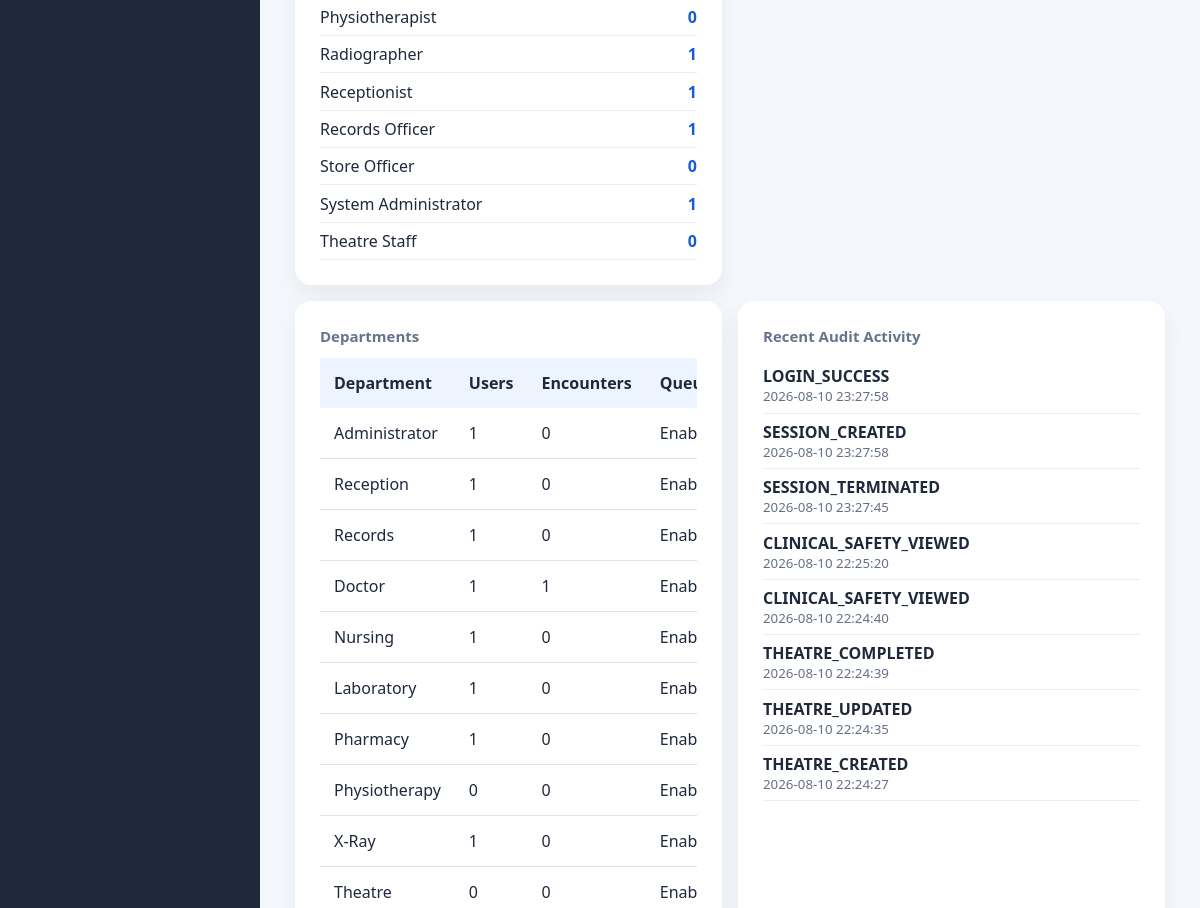
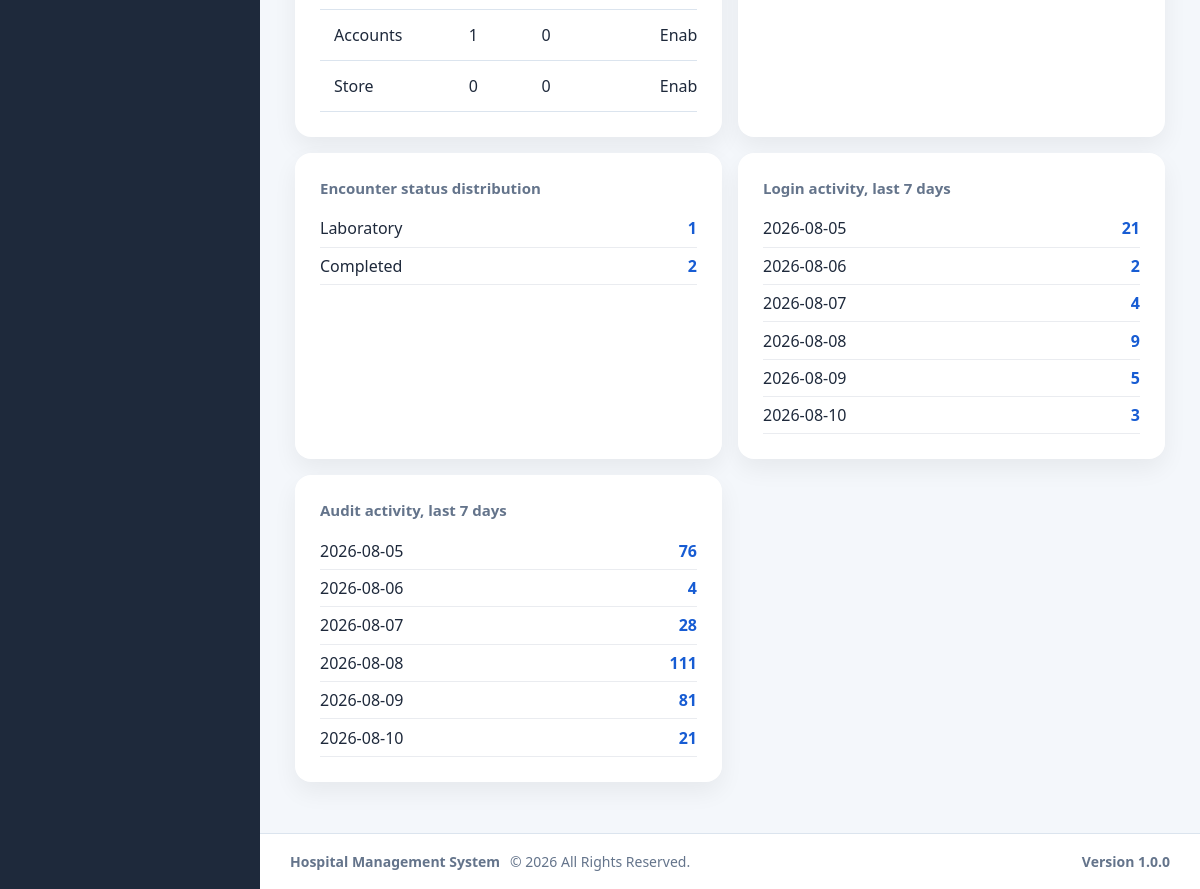
/dashboard/admin.php (signed in, lower part), run on an earlier commit of the app's database (2 pictures, top to bottom).
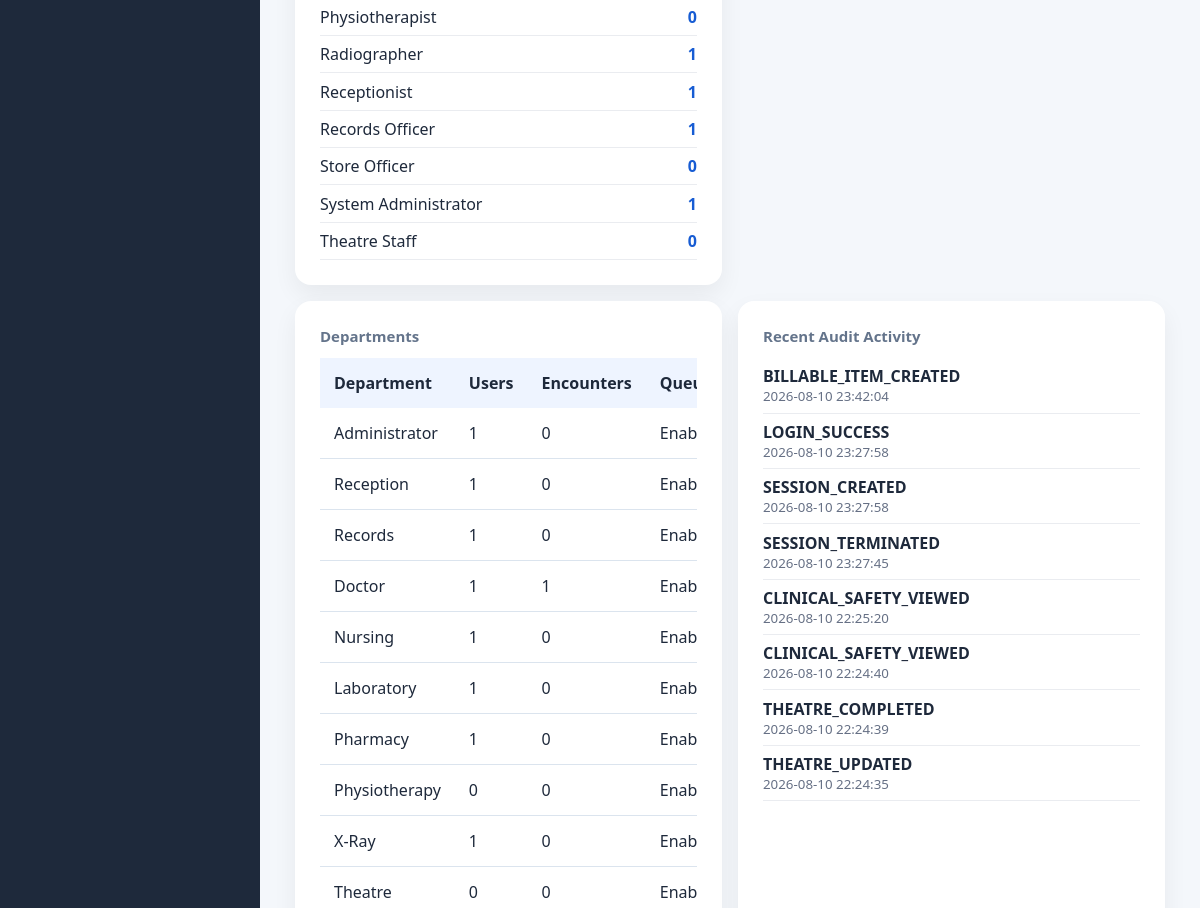
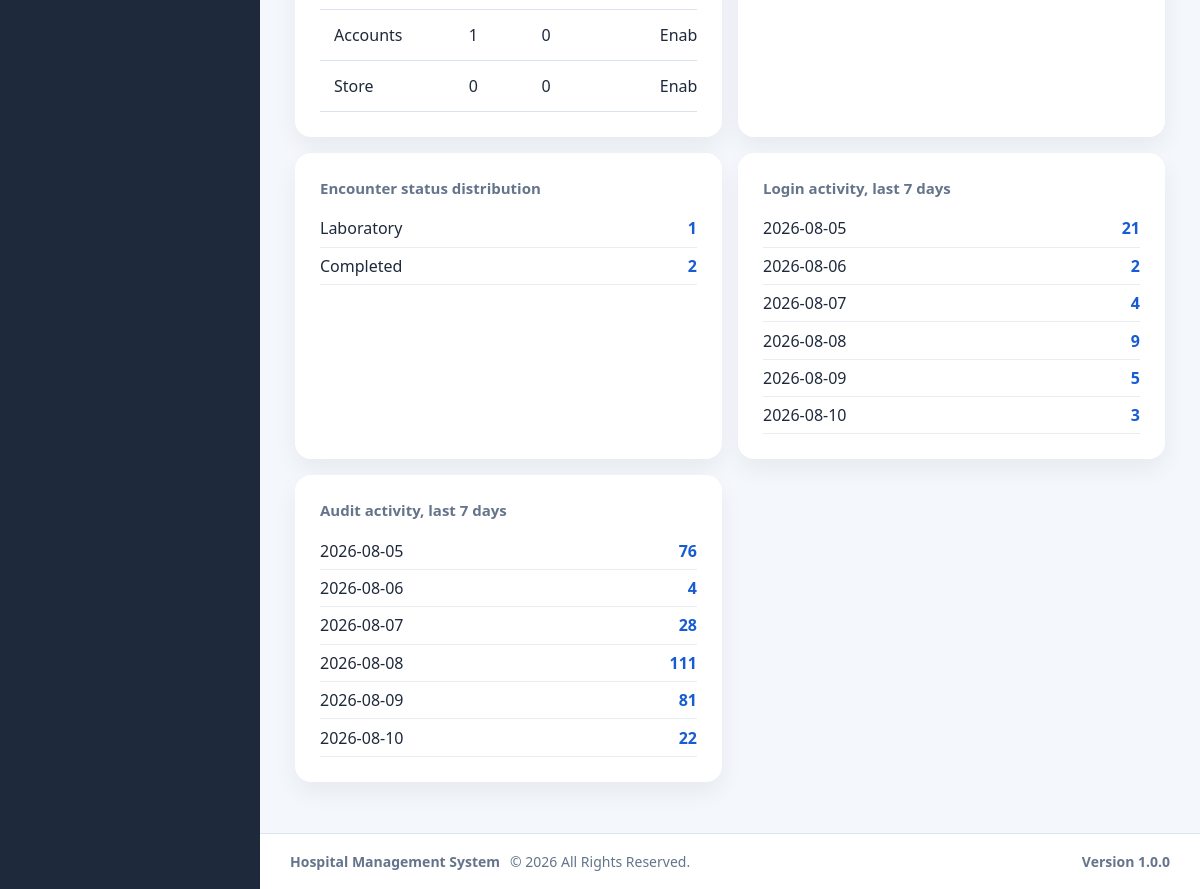
And on a later commit of the database (2 pictures, top to bottom).
### tables this page shows
CREATE TABLE `departments` (
  `id` int(11) NOT NULL AUTO_INCREMENT,
  `department_name` varchar(100) NOT NULL,
  `department_code` varchar(30) NOT NULL,
  `description` text DEFAULT NULL,
  `location` varchar(150) DEFAULT NULL,
  `contact_extension` varchar(30) DEFAULT NULL,
  `department_type` enum('Clinical','Administrative','Diagnostic','Support') NOT NULL DEFAULT 'Support',
  `queue_enabled` tinyint(1) NOT NULL DEFAULT 1,
  `is_active` tinyint(1) NOT NULL DEFAULT 1,
  `display_order` int(11) NOT NULL DEFAULT 0,
  `created_at` timestamp NOT NULL DEFAULT current_timestamp(),
  `updated_at` timestamp NULL DEFAULT NULL ON UPDATE current_timestamp(),
  PRIMARY KEY (`id`),
  UNIQUE KEY `uq_departments_name` (`department_name`),
  UNIQUE KEY `uq_departments_code` (`department_code`),
  KEY `idx_departments_active` (`is_active`),
  KEY `idx_departments_type` (`department_type`),
  KEY `idx_departments_queue` (`queue_enabled`)
);

CREATE TABLE `audit_logs` (
  `id` int(11) NOT NULL AUTO_INCREMENT,
  `user_id` int(11) DEFAULT NULL,
  `visit_id` int(11) DEFAULT NULL,
  `patient_id` int(11) DEFAULT NULL,
  `module` varchar(100) NOT NULL,
  `action` varchar(100) NOT NULL,
  `description` text DEFAULT NULL,
  `ip_address` varchar(50) DEFAULT NULL,
  `user_agent` varchar(255) DEFAULT NULL,
  `department_id` int(11) DEFAULT NULL,
  `severity` varchar(20) NOT NULL DEFAULT 'INFO',
  `event_type` varchar(100) NOT NULL DEFAULT 'GENERAL',
  `created_at` timestamp NOT NULL DEFAULT current_timestamp(),
  PRIMARY KEY (`id`),
  KEY `idx_audit_user` (`user_id`),
  KEY `idx_audit_visit` (`visit_id`),
  KEY `idx_audit_patient_created` (`patient_id`,`created_at`),
  KEY `idx_audit_module` (`module`),
  KEY `idx_audit_created` (`created_at`),
  KEY `idx_audit_action_created` (`action`,`created_at`),
  KEY `idx_audit_user_created` (`user_id`,`created_at`),
  KEY `idx_audit_ip_created` (`ip_address`,`created_at`),
  KEY `idx_audit_department_created` (`department_id`,`created_at`),
  KEY `idx_audit_module_created` (`module`,`created_at`),
  KEY `idx_audit_event_created` (`event_type`,`created_at`),
  KEY `idx_audit_severity_created` (`severity`,`created_at`),
  KEY `idx_audit_visit_created` (`visit_id`,`created_at`),
  CONSTRAINT `fk_audit_department` FOREIGN KEY (`department_id`) REFERENCES `departments` (`id`) ON DELETE SET NULL ON UPDATE CASCADE,
  CONSTRAINT `fk_audit_patient` FOREIGN KEY (`patient_id`) REFERENCES `patients` (`id`) ON DELETE SET NULL ON UPDATE CASCADE,
  CONSTRAINT `fk_audit_user` FOREIGN KEY (`user_id`) REFERENCES `users` (`id`) ON DELETE SET NULL ON UPDATE CASCADE,
  CONSTRAINT `fk_audit_visit` FOREIGN KEY (`visit_id`) REFERENCES `visits` (`id`) ON DELETE SET NULL ON UPDATE CASCADE
);

### dashboard/admin.php (the view, shortened to what the changed rows need)
<?php
require_once __DIR__ . '/../config/auth.php';
require_once __DIR__ . '/../config/database.php';
require_once __DIR__ . '/../config/helpers.php';
require_once __DIR__ . '/../services/DashboardService.php';
$dashboardService = new DashboardService($pdo);
$dashboardService->recordDashboardView((int)($currentUser['id'] ?? 0));
$dashboard = $dashboardService->getAdministratorDashboard();
$data = $dashboard['data'] ?? [];
$users = $data['users'] ?? [];
$departments = $data['departments'] ?? [];
$encounters = $data['encounters'] ?? [];
$audit = $data['audit'] ?? [];
$charts = $data['charts'] ?? [];
require_once __DIR__ . '/../layouts/header.php';
require_once __DIR__ . '/../layouts/sidebar.php';
?>
<main class="content admin-dashboard">
    <section class="dashboard-columns">
        <article class="card">
            <div class="metric-list">
                <?php foreach (($users['by_role'] ?? []) as $role => $count): ?>
                    <div><span><?= e($role) ?></span><strong><?= (int)$count ?></strong></div>
                <?php endforeach; ?>
            </div>
        </article>
    </section>
    <section class="dashboard-columns">
        <article class="card">
            <div class="table-wrapper">
                <table>
                    <thead><tr><th>Department</th><th>Users</th><th>Encounters</th><th>Queue</th></tr></thead>
                    <tbody>
                    <?php foreach (($departments['items'] ?? []) as $department): ?>
                        <tr>
                            <td><?= e($department['department_name']) ?></td>
                            <td><?= (int)$department['active_users'] ?></td>
                            <td><?= (int)$department['active_encounters'] ?></td>
                            <td><?= !empty($department['queue_enabled']) ? 'Enabled' : 'Disabled' ?></td>
                        </tr>
                    <?php endforeach; ?>
                    </tbody>
                </table>
            </div>
        </article>
        <article class="card">
            <?php foreach (array_slice($audit['recent'] ?? [], 0, 8) as $event): ?>
                <div class="activity-row"><strong><?= e($event['action'] ?? '') ?></strong><small><?= e($event['created_at'] ?? '') ?></small></div>
            <?php endforeach; ?>
        </article>
    </section>
    <section class="dashboard-columns charts" aria-label="Dashboard charts">
        <?php foreach ([
            ['Encounter status distribution', $encounters['by_status'] ?? []],
            ['Login activity, last 7 days', $charts['login_activity'] ?? []],
            ['Audit activity, last 7 days', $charts['audit_activity'] ?? []]
        ] as $chart): ?>
            <article class="card chart-card">
                <h3><?= e($chart[0]) ?></h3>
                <?php foreach ($chart[1] as $label => $value):
                    if (is_array($value)) {
                        $label = $value['activity_date'] ?? '';
                        $value = $value['total'] ?? 0;
                    }
                    $value = (int)$value;
                ?>
                    <div class="bar-row"><span><?= e((string)$label) ?></span><strong><?= $value ?></strong></div>
                <?php endforeach; ?>
            </article>
        <?php endforeach; ?>
    </section>
</main>
<?php require_once __DIR__ . '/../layouts/footer.php'; ?>

What changed in the data, as far as the page shows it:
no longer on this page (row unchanged): audit_logs: action "THEATRE_CREATED", created_at "2026-08-10 22:24:27"
added audit_logs: action "BILLABLE_ITEM_CREATED", created_at "2026-08-10 23:42:04"
Also different on the page:
list line gone: "2026-08-10 21"
new list line: "2026-08-10 22"
